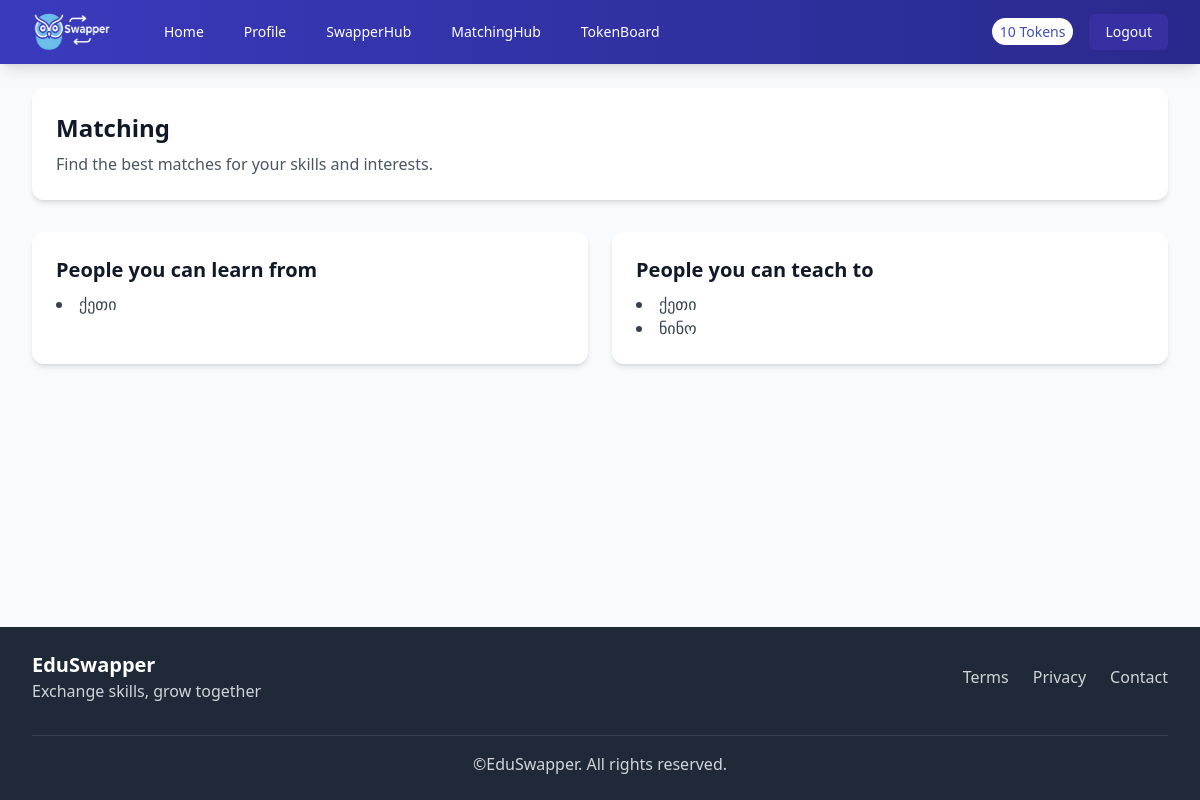
The app's page /matches (signed in) with its own data.
### src/models/user.py (models this page shows, shortened)
class User(db.Model, UserMixin):
    __tablename__ = 'users'
    id = db.Column(db.Integer, primary_key=True)
    username = db.Column(db.String(64), unique=True, nullable=False)
    email = db.Column(db.String(120), unique=True, nullable=False)
    password_hash = db.Column(db.String(256), nullable=False)
    bio = db.Column(db.Text)
    location = db.Column(db.String(100))
    token_balance = db.Column(db.Integer, default=10)
    created_at = db.Column(db.DateTime, default=datetime.utcnow)
    education = db.relationship('Education', backref='user', lazy='dynamic', cascade='all, delete-orphan')
    experience = db.relationship('Experience', backref='user', lazy='dynamic', cascade='all, delete-orphan')
    skills_to_share = db.relationship('SkillToShare', backref='user', lazy='dynamic', cascade='all, delete-orphan')
    skills_to_acquire = db.relationship('SkillToAcquire', backref='user', lazy='dynamic', cascade='all, delete-orphan')

### src/routes/auth.py (the view)
@auth_bp.route('/matches')
@login_required
def matches():
    user = current_user
    all_users = User.query.all()
    can_learn_from = []
    can_teach_to = []
    for other in all_users:
        if other.id == user.id:
            continue
        teaches = set(s.name.strip().lower() for s in other.skills_to_share)
        wants = set(s.name.strip().lower() for s in other.skills_to_acquire)
        my_teaches = set(s.name.strip().lower() for s in user.skills_to_share)
        my_wants = set(s.name.strip().lower() for s in user.skills_to_acquire)
        if teaches & my_wants:
            can_learn_from.append(other)
        if wants & my_teaches:
            can_teach_to.append(other)
    return render_template('matching.html', can_learn_from=can_learn_from,
                           can_teach_to=can_teach_to)

### src/main.py (called while the page is built)
def create_app():
    app = Flask(__name__)
    app.config['SECRET_KEY'] = os.environ.get('SECRET_KEY', 'dev-key-for-eduswapper')
    app.config['SQLALCHEMY_DATABASE_URI'] = 'sqlite:///eduswapper.db'
    app.config['SQLALCHEMY_TRACK_MODIFICATIONS'] = False
    db.init_app(app)
    login_manager.init_app(app)
    from src.models.user import User
    @login_manager.user_loader
    def load_user(user_id):
        return User.query.get(int(user_id))
    from src.routes.auth import auth_bp
    from src.routes.main import main_bp
    app.register_blueprint(auth_bp)
    app.register_blueprint(main_bp)
    with app.app_context():
        db.create_all()
    return app

### src/templates/matching.html (shortened to what this page needs)
<!DOCTYPE html>
<html lang="en">
<head>
</head>
<body>
{% extends "base.html" %}
{% block content %}
<div class="space-y-8">
  <div class="bg-white rounded-xl shadow-md overflow-hidden">
    <div class="p-6">
      <h1 class="text-2xl font-bold text-gray-900 mb-2">Matching</h1>
      <p class="text-gray-600">Find the best matches for your skills and interests.</p>
    </div>
  </div>
  <div class="grid grid-cols-1 md:grid-cols-2 gap-6">
    <div class="bg-white rounded-xl shadow-md overflow-hidden">
      <div class="p-6">
        <h2 class="text-xl font-bold text-gray-900 mb-2">People you can learn from</h2>
        <ul class="list-disc list-inside text-gray-700">
          {% for user in can_learn_from %}
            <li>{{ user.username }}</li>
          {% else %}
            <li>No matches found</li>
          {% endfor %}
        </ul>
      </div>
    </div>
    <div class="bg-white rounded-xl shadow-md overflow-hidden">
      <div class="p-6">
        <h2 class="text-xl font-bold text-gray-900 mb-2">People you can teach to</h2>
        <ul class="list-disc list-inside text-gray-700">
          {% for user in can_teach_to %}
            <li>{{ user.username }}</li>
          {% else %}
            <li>No matches found</li>
          {% endfor %}
        </ul>
      </div>
    </div>
  </div>
</div>
{% endblock %}

### src/templates/base.html (shortened to what this page needs)
<!DOCTYPE html>
<html lang="en">
<head>
    <script src="https://cdn.tailwindcss.com"></script>
</head>
<body class="bg-gray-50 min-h-screen flex flex-col">
    <nav class="gradient-bg text-white shadow-lg">
        <div class="max-w-7xl mx-auto px-4 sm:px-6 lg:px-8">
            <div class="flex items-center justify-between h-16">
                <div class="flex items-center">
                    <div class="flex-shrink-0">
                        <a href="{{ url_for('main.index') }}" class="flex items-center">
                            <img class="h-10 w-20" src="{{ url_for('static', filename='images/EduSwapper_logo.png') }}" alt="EduSwapper Logo">
                        </a>
                    </div>
                    <div class="hidden md:block">
                        <div class="ml-10 flex items-baseline space-x-4">
                            <a href="{{ url_for('main.index') }}" class="px-3 py-2 rounded-md text-sm font-medium hover:bg-indigo-500 hover:bg-opacity-75">Home</a>
                            {% if current_user.is_authenticated %}
                            <a href="{{ url_for('auth.profile') }}" class="px-3 py-2 rounded-md text-sm font-medium hover:bg-indigo-500 hover:bg-opacity-75">Profile</a>
                            <a href="{{ url_for('main.conference') }}" class="px-3 py-2 rounded-md text-sm font-medium hover:bg-indigo-500 hover:bg-opacity-75">SwapperHub</a>
                            <a href="{{ url_for('auth.matches') }}" class="px-3 py-2 rounded-md text-sm font-medium hover:bg-indigo-500 hover:bg-opacity-75">MatchingHub</a>
                            {% endif %}
                            <a href="{{ url_for('main.leaderboard') }}" class="px-3 py-2 rounded-md text-sm font-medium hover:bg-indigo-500 hover:bg-opacity-75">TokenBoard</a>
                        </div>
                    </div>
                </div>
                <div class="hidden md:block">
                    <div class="ml-4 flex items-center md:ml-6">
                        {% if current_user.is_authenticated %}
                        <div class="mr-4 text-sm">
                            <span class="bg-white text-indigo-600 px-2 py-1 rounded-full font-medium">
                                {{ current_user.token_balance }} Tokens
                            </span>
                        </div>
                        <a href="{{ url_for('auth.logout') }}" class="bg-indigo-800 px-4 py-2 rounded-md text-sm font-medium hover:bg-indigo-700">
                            Logout
                        </a>
                        {% endif %}
                    </div>
                </div>
            </div>
        </div>
    </nav>
    <main class="flex-grow">
        <div class="max-w-7xl mx-auto py-6 sm:px-6 lg:px-8">
            {% block content %}{% endblock %}
        </div>
    </main>
    <footer class="bg-gray-800 text-white py-6">
        <div class="max-w-7xl mx-auto px-4 sm:px-6 lg:px-8">
            <div class="flex flex-col md:flex-row justify-between items-center">
                <div class="mb-4 md:mb-0">
                    <h2 class="text-xl font-bold">EduSwapper</h2>
                    <p class="text-gray-300">Exchange skills, grow together</p>
                </div>
                <div class="flex space-x-6">
                    <a href="#" class="text-gray-300 hover:text-white">Terms</a>
                    <a href="#" class="text-gray-300 hover:text-white">Privacy</a>
                    <a href="#" class="text-gray-300 hover:text-white">Contact</a>
                </div>
            </div>
            <div class="mt-8 border-t border-gray-700 pt-4 text-center text-gray-300">
                <p>&copy;EduSwapper. All rights reserved.</p>
            </div>
        </div>
    </footer>
</body>
</html>

### src/templates/base.html (style rules this page uses)
.gradient-bg { background: linear-gradient(to right, #3a3abd, #29298c); }

### records on screen
User: token_balance "10"
User: username "ქეთი"
User: username "ნინო"
